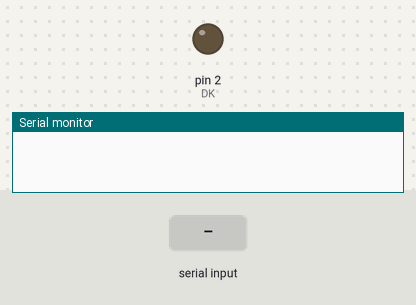
Recording of a sketch running on a simulated Arduino Uno, built with avr-gcc and run on an emulated ATmega328P. Parts: output pins drawn as LEDs (lit = HIGH), the last lines printed to the serial monitor. The inputs (shaded band) are chosen by the test bench.

Above: at 1.2 s.
1.3 s: "1" received over the second serial link
At 2.0 s:
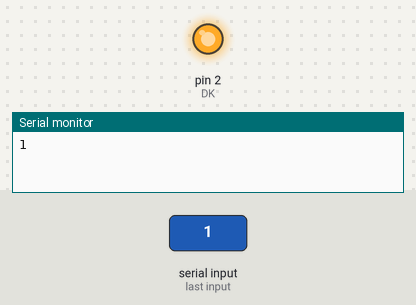
2.8 s: "2" received over the second serial link
At 3.2 s:
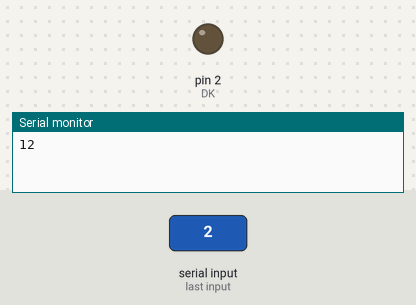
Timing chart, 0 to 5.8 s (numbered marks = the images above; inputs shaded):
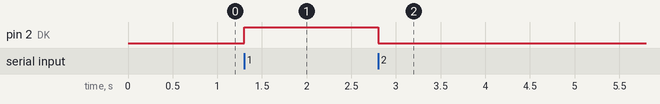

The sketch:

bluetooth_voice.ino
```cpp
#include <SoftwareSerial.h>

SoftwareSerial BT(9, 8);
// creates a "virtual" serial port/UART
// connect BT module TX to D9
// connect BT module RX to D8
// connect BT Vcc to 5V, GND to GND

#define DK 2 // define pin 2 as control pin
void setup()
{
  Serial.begin(9600);
  // set digital pin to control as an output
  pinMode(DK, OUTPUT);

  // set the data rate for the SoftwareSerial port
  BT.begin(9600);

  // Send test message to other device
  BT.println("Hello from Arduino");
}

char a; // stores incoming character from other device

void loop()
{
  if (BT.available())
  // if text arrived in from BT serial...
  {
    a=(BT.read());
    Serial.print(a);
    if (a=='1')
    {
      digitalWrite(DK, HIGH);// Turn LIGH ON
      BT.println("Light on");
    }
    if (a=='2')
    {
      digitalWrite(DK, LOW);// Turn LIGHT OFF
      BT.println("Light off");
    }
    if (a=='?')
    {
      BT.println("Send '1' to turn LIGHT ON");
      BT.println("Send '2' to turn LIGHT OFF");
    }

  }
}
```

Measured:
- after the input at 1.3 s, pin 2 (DK): LOW → HIGH at once
- after the input at 2.8 s, pin 2 (DK): HIGH → LOW at once
